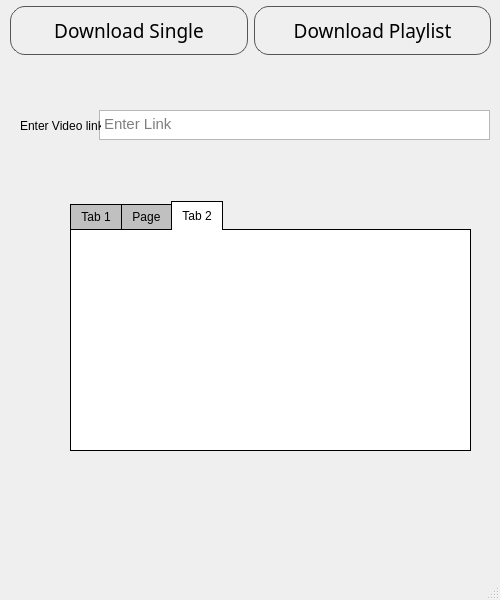
<?xml version="1.0" encoding="UTF-8"?>
<ui version="4.0">
 <class>MainWindow</class>
 <widget class="QMainWindow" name="MainWindow">
  <property name="enabled">
   <bool>true</bool>
  </property>
  <property name="geometry">
   <rect>
    <x>0</x>
    <y>0</y>
    <width>500</width>
    <height>600</height>
   </rect>
  </property>
  <property name="maximumSize">
   <size>
    <width>500</width>
    <height>600</height>
   </size>
  </property>
  <property name="windowTitle">
   <string>MainWindow</string>
  </property>
  <widget class="QWidget" name="centralwidget">
   <widget class="QWidget" name="horizontalLayoutWidget">
    <property name="geometry">
     <rect>
      <x>10</x>
      <y>0</y>
      <width>481</width>
      <height>61</height>
     </rect>
    </property>
    <layout class="QHBoxLayout" name="horizontalLayout">
     <property name="sizeConstraint">
      <enum>QLayout::SetMinimumSize</enum>
     </property>
     <item>
      <widget class="QPushButton" name="single_download">
       <property name="font">
        <font>
         <family>Rubik Medium</family>
         <pointsize>14</pointsize>
         <weight>7</weight>
         <italic>false</italic>
         <bold>false</bold>
        </font>
       </property>
       <property name="cursor">
        <cursorShape>ArrowCursor</cursorShape>
       </property>
       <property name="mouseTracking">
        <bool>true</bool>
       </property>
       <property name="layoutDirection">
        <enum>Qt::LeftToRight</enum>
       </property>
       <property name="autoFillBackground">
        <bool>true</bool>
       </property>
       <property name="styleSheet">
        <string notr="true">font: 57 14pt &quot;Rubik Medium&quot;;
border: 1px solid #555;
padding: 10px 0px;
border-radius: 15px;
</string>
       </property>
       <property name="text">
        <string>Download Single</string>
       </property>
      </widget>
     </item>
     <item>
      <widget class="QPushButton" name="playlist_btn">
       <property name="font">
        <font>
         <family>Rubik Medium</family>
         <pointsize>14</pointsize>
         <weight>7</weight>
         <italic>false</italic>
         <bold>false</bold>
        </font>
       </property>
       <property name="cursor">
        <cursorShape>ArrowCursor</cursorShape>
       </property>
       <property name="mouseTracking">
        <bool>true</bool>
       </property>
       <property name="autoFillBackground">
        <bool>false</bool>
       </property>
       <property name="styleSheet">
        <string notr="true">font: 57 14pt &quot;Rubik Medium&quot;;
border: 1px solid #555;
padding: 10px 0px;
border-radius: 15px;
</string>
       </property>
       <property name="text">
        <string>Download Playlist</string>
       </property>
       <property name="default">
        <bool>true</bool>
       </property>
      </widget>
     </item>
    </layout>
   </widget>
   <widget class="QTabWidget" name="tabWidget">
    <property name="geometry">
     <rect>
      <x>70</x>
      <y>200</y>
      <width>401</width>
      <height>251</height>
     </rect>
    </property>
    <property name="styleSheet">
     <string notr="true">QTabWidget::pane {
    border: 1px solid black;
    background: white;
}

QTabWidget::tab-bar:top {
    top: 1px;
}

QTabWidget::tab-bar:bottom {
    bottom: 1px;
}

QTabWidget::tab-bar:left {
    right: 1px;
}

QTabWidget::tab-bar:right {
    left: 1px;
}

QTabBar::tab {
    border: 1px solid black;
}

QTabBar::tab:selected {
    background: white;
}

QTabBar::tab:!selected {
    background: silver;
}

QTabBar::tab:!selected:hover {
    background: #999;
}

QTabBar::tab:top:!selected {
    margin-top: 3px;
}

QTabBar::tab:bottom:!selected {
    margin-bottom: 3px;
}

QTabBar::tab:top, QTabBar::tab:bottom {
    min-width: 8ex;
    margin-right: -1px;
    padding: 5px 10px 5px 10px;
	backgroud:red;
}

QTabBar::tab:top:selected {
    border-bottom-color: none;
}

QTabBar::tab:bottom:selected {
    border-top-color: none;
}

QTabBar::tab:top:last, QTabBar::tab:bottom:last,
QTabBar::tab:top:only-one, QTabBar::tab:bottom:only-one {
    margin-right: 0;
}

QTabBar::tab:left:!selected {
    margin-right: 3px;
}

QTabBar::tab:right:!selected {
    margin-left: 3px;
}

QTabBar::tab:left, QTabBar::tab:right {
    min-height: 8ex;
    margin-bottom: -1px;
    padding: 10px 5px 10px 5px;
}

QTabBar::tab:left:selected {
    border-left-color: none;
}

QTabBar::tab:right:selected {
    border-right-color: none;
}

QTabBar::tab:left:last, QTabBar::tab:right:last,
QTabBar::tab:left:only-one, QTabBar::tab:right:only-one {
    margin-bottom: 0;
}</string>
    </property>
    <property name="currentIndex">
     <number>2</number>
    </property>
    <widget class="QWidget" name="tab">
     <attribute name="title">
      <string>Tab 1</string>
     </attribute>
    </widget>
    <widget class="QWidget" name="tab_3">
     <attribute name="title">
      <string>Page</string>
     </attribute>
    </widget>
    <widget class="QWidget" name="tab_2">
     <attribute name="title">
      <string>Tab 2</string>
     </attribute>
    </widget>
   </widget>
   <widget class="QTextEdit" name="textEdit">
    <property name="geometry">
     <rect>
      <x>99</x>
      <y>110</y>
      <width>391</width>
      <height>30</height>
     </rect>
    </property>
    <property name="autoFillBackground">
     <bool>true</bool>
    </property>
    <property name="styleSheet">
     <string notr="true">font:11pt</string>
    </property>
    <property name="tabChangesFocus">
     <bool>true</bool>
    </property>
    <property name="placeholderText">
     <string>Enter Link</string>
    </property>
   </widget>
   <widget class="QLabel" name="label">
    <property name="geometry">
     <rect>
      <x>20</x>
      <y>110</y>
      <width>81</width>
      <height>31</height>
     </rect>
    </property>
    <property name="text">
     <string>Enter Video link:</string>
    </property>
   </widget>
  </widget>
  <widget class="QMenuBar" name="menubar">
   <property name="geometry">
    <rect>
     <x>0</x>
     <y>0</y>
     <width>500</width>
     <height>21</height>
    </rect>
   </property>
  </widget>
  <widget class="QStatusBar" name="statusbar"/>
 </widget>
 <resources/>
 <connections/>
</ui>
